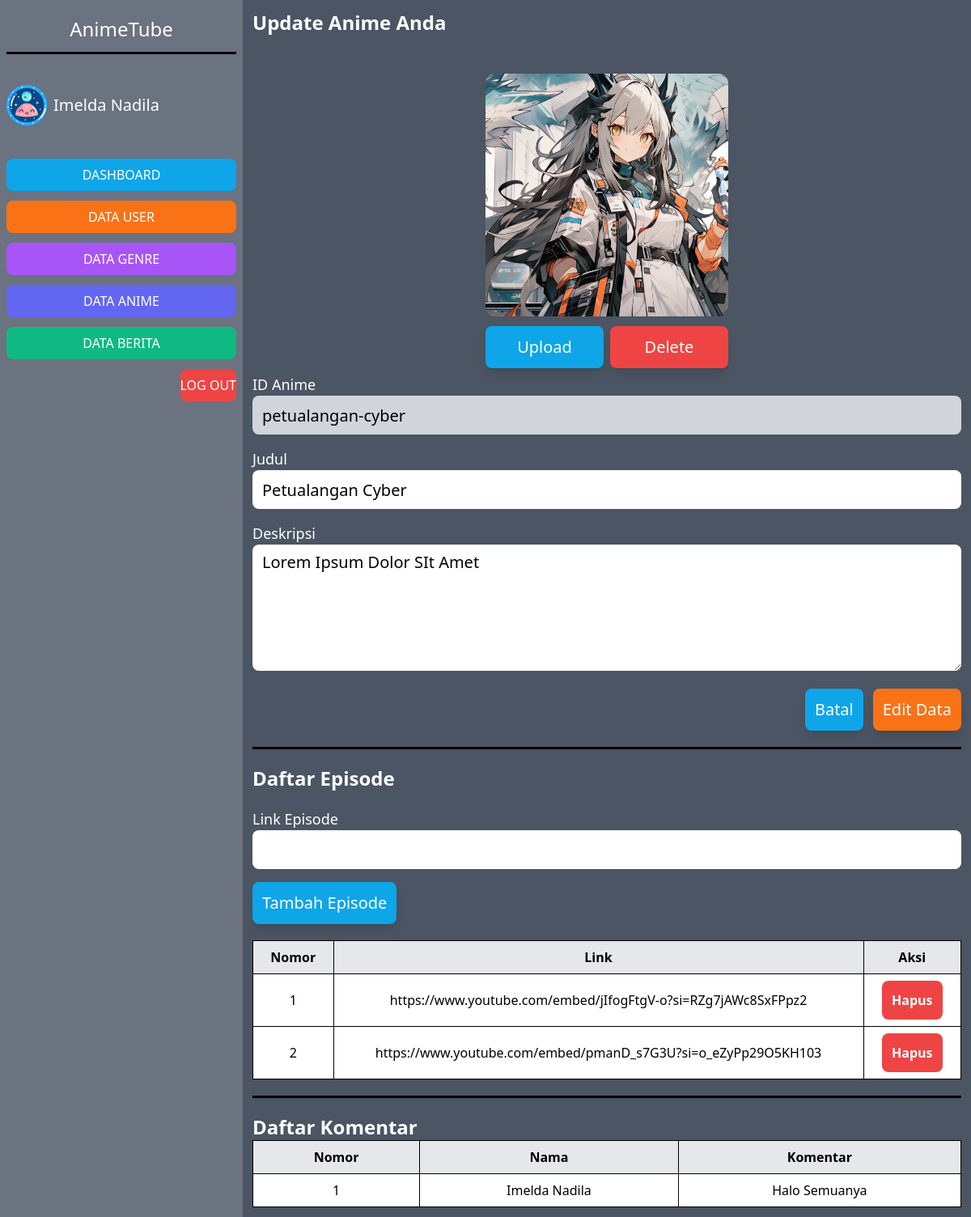
The app's page /public/admin/detailAnime/petualangan-cyber (signed in) with its own data.
### tables this page shows
CREATE TABLE `anime` (
  `id` int NOT NULL,
  `nama` varchar(100) NOT NULL,
  `slug_nama` varchar(100) NOT NULL,
  `sinopsis` text NOT NULL,
  `gambar` text NOT NULL,
  `id_genre` int NOT NULL,
  `id_user` int NOT NULL
);

CREATE TABLE `episode` (
  `id` int NOT NULL,
  `id_anime` varchar(100) NOT NULL,
  `link` text NOT NULL
);

CREATE TABLE `anime_comments` (
  `id` int NOT NULL,
  `anime_id` int NOT NULL,
  `user_id` int NOT NULL,
  `komentar` text NOT NULL
);

CREATE TABLE `user` (
  `id` int NOT NULL,
  `nama` varchar(100) NOT NULL,
  `slug_nama` varchar(100) NOT NULL,
  `email` varchar(50) NOT NULL,
  `password` text NOT NULL,
  `role` varchar(10) NOT NULL,
  `image` text NOT NULL
);

### app/core/Controller.php (called while the page is built, shortened)
<?php
class Controller {
    public function view($view, $data = []) {
        require_once "../app/views/{$view}.php";
    }
    public function model($model) {
        return new $model;
    }
}

### app/controllers/Admin.php (called while the page is built, shortened)
<?php
class Admin extends Controller
{
    public function detailAnime($slug)
    {
        $data['judul'] = 'Master Anime';
        $data['news'] = $this->model('Anime_model')->getAnimesBySlug($slug);
        $data['episodes'] = $this->model('Anime_model')->getEpisodesBySlug($slug);
        $data['comments'] = $this->model('AnimeComment_model')->getCommentsBySlugNews($slug);
        $this->view('admin/anime/detail_anime', $data);
    }
}

### app/core/App.php (called while the page is built, shortened)
<?php
class App
{
    protected $method = 'index';
    protected $params = [];
    public function __construct()
    {
        $url = $this->parseURL();
        if (isset($url[0])) {
            if (file_exists("../app/controllers/{$url[0]}.php")) {
                unset($url[0]);
            }
        }
        $this->controller = new $this->controller;
        if (isset($url[1])) {
            if (method_exists($this->controller, $url[1])) {
                $this->method = $url[1];
                unset($url[1]);
            }
        }
        if (!empty($url)) {
            $this->params =  array_values($url);
        }
        call_user_func_array([$this->controller, $this->method], $this->params);
    }
    public function parseURL()
    {
        if (isset($_GET['url'])) {
            $url = rtrim($_GET['url'], '/');
            $url = filter_var($url, FILTER_SANITIZE_URL);
            $url = explode('/', $url);
            return $url;
        }
    }
}

### public/index.php (called while the page is built, shortened)
<?php
$app = new App;

### app/core/Database.php (called while the page is built, shortened)
<?php
class Database
{
    private $host = DB_HOST;
    private $user = DB_USER;
    private $pass = DB_PASS;
    private $db_name = DB_NAME;
    private $dbh;
    private $stmt;
    public function __construct()
    {
        $dsn = "mysql:host={$this->host};dbname={$this->db_name}";
        $option = [
            PDO::ATTR_PERSISTENT => true,
            PDO::ATTR_ERRMODE => PDO::ERRMODE_EXCEPTION
        ];
        try {
            $this->dbh = new PDO($dsn, $this->user, $this->pass, $option);
        } catch (PDOException $e) {
            die($e->getMessage());
        }
    }
    public function query($query)
    {
        $this->stmt = $this->dbh->prepare($query);
    }
    public function bind($param, $value, $type = null)
    {
        if(is_null($type)) {
            switch (true) {
                default:
                    $type = PDO::PARAM_STR;
            }
        }
        $this->stmt->bindValue($param, $value, $type);
    }
    public function execute()
    {
        $this->stmt->execute();
    }
    public function resultSet()
    {
        $this->execute();
        return $this->stmt->fetchAll(PDO::FETCH_ASSOC);
    }
    public function single()
    {
        $this->execute();
        return $this->stmt->fetch(PDO::FETCH_ASSOC);
    }
}

### app/models/Anime_model.php (called while the page is built, shortened)
<?php
class Anime_model
{
    private $table = 'anime';
    private $db;
    public function __construct()
    {
        $this->db = new Database;
    }
    public function getAnimesBySlug($slug)
    {
        $this->db->query("SELECT * FROM {$this->table} WHERE slug_nama=:slug_nama");
        $this->db->bind('slug_nama', $slug);
        return $this->db->single();
    }
    public function getEpisodesBySlug($slug)
    {
        $this->db->query("SELECT * FROM episode WHERE id_anime = :slug");
        $this->db->bind('slug', $slug);
        return $this->db->resultSet();
    }
}

### app/models/AnimeComment_model.php (called while the page is built, shortened)
<?php
class AnimeComment_model
{
    private $db;
    public function __construct()
    {
        $this->db = new Database;
    }
    public function getCommentsBySlugNews($slug)
    {
        $this->db->query("SELECT anime.*, user.*, anime_comments.*
        FROM anime
        INNER JOIN anime_comments ON anime.id = anime_comments.anime_id
        INNER JOIN user ON anime_comments.user_id = user.id
        WHERE anime.slug_nama =:slug_nama");
        $this->db->bind('slug_nama', $slug);
        return $this->db->resultSet();
    }
}

### app/views/admin/anime/detail_anime.php (the view, shortened to what this page needs)
<div class="h-screen overflow-y-auto col-span-8 lg:col-span-6 bg-gray-600 p-3 flex flex-col">
    <h1 class="text-2xl text-white font-bold">Update Anime Anda</h1>
    <div class="w-full mt-8">
        <form id="beritaForm" action="<?= BASEURL; ?>/admin/updateAnime" method="post" enctype="multipart/form-data">
            <div class="w-[300px] h-[300px] aspect-video my-[15px] mx-auto mb-[70px] rounded-xl">
                <img id="fotoPreview" src="<?= BASEURL; ?>/assets/images/<?= $data['news']['gambar']; ?>" alt="Foto User" loading="lazy" class="w-full h-full object-cover object-center rounded-xl">
                <div class="flex gap-2 mt-3">
                    <button type="button" id="uploadBtn" class="flex-1 bg-sky-500 p-3 rounded-lg shadow-lg flex justify-center items-center text-xl text-white transition duration-150 ease-in-out hover:scale-125">Upload</button>
                    <button type="button" id="deleteBtn" class="flex-1 bg-red-500 p-3 rounded-lg shadow-lg flex justify-center items-center text-xl text-white transition duration-150 ease-in-out hover:scale-125">Delete</button>
                </div>
            </div>
            <div class="mb-4">
                <label for="nama" class="block text-white text-lg">ID Anime</label>
                <input type="text" id="id" name="id" class="h-12 w-full bg-gray-300 rounded-lg text-xl px-3 py-2 cursor-not-allowed" value="<?= $data['news']['slug_nama']; ?>" readonly>
            </div>
            <div class="mb-4">
                <label for="judul" class="block text-white text-lg">Judul</label>
                <input type="text" id="judul" name="judul" class="h-12 w-full bg-white rounded-lg text-xl px-3 py-2" value="<?= $data['news']['nama']; ?>" required>
            </div>
            <div class="mb-4">
                <label for="deskripsi" class="block text-white text-lg">Deskripsi</label>
                <textarea id="deskripsi" name="deskripsi" rows="5" cols="5" class="w-full bg-white rounded-lg text-xl px-3 py-2" required><?= $data['news']['sinopsis']; ?></textarea>
            </div>
            <div class="flex justify-end gap-3">
                <a href="<?= BASEURL; ?>/admin/anime/" class="bg-sky-500 p-3 rounded-lg shadow-lg flex justify-center items-center text-xl text-white transition duration-150 ease-in-out hover:scale-105">Batal</a>
                <button type="submit" class="bg-orange-500 p-3 rounded-lg shadow-lg flex justify-center items-center text-xl text-white transition duration-150 ease-in-out hover:scale-105">Edit Data</button>
            </div>
        </form>
    </div>
    <div>
        <div class="h-[3px] bg-black my-5"></div>
        <h1 class="text-2xl text-white font-bold">Daftar Episode</h1>
        <div class="my-5">
            <form id="formTambahEpisode">
                <div class="mb-4">
                    <label for="link" class="block text-white text-lg">Link Episode</label>
                    <input type="text" id="link" name="link" class="h-12 w-full bg-white rounded-lg text-xl px-3 py-2" required>
                </div>
                <button type="submit" class="bg-sky-500 p-3 rounded-lg shadow-lg flex justify-center items-center text-xl text-white transition duration-150 ease-in-out hover:scale-105">Tambah Episode</button>
            </form>
        </div>
        <div class="w-full overflow-y-auto">
            <table class="w-full table-auto text-center bg-white border border-black border-collapse">
                <thead class="bg-gray-200">
                    <tr>
                        <th class="border border-black px-4 py-2">Nomor</th>
                        <th class="border border-black px-4 py-2">Link</th>
                        <th class="border border-black px-4 py-2">Aksi</th>
                    </tr>
                </thead>
                <tbody id="episodeList">
                    <?php $no_urut = 1; ?>
                    <?php foreach ($data['episodes'] as $episode) : ?>
                        <tr>
                            <td class="border border-black px-4 py-2"><?= $no_urut ?></td>
                            <td class="border border-black px-4 py-2"><?= $episode['link']; ?></td>
                            <td class="border border-black px-4 py-2">
                                <div class="flex justify-center gap-2">
                                    <form action="<?= BASEURL; ?>/admin/hapusEpisode/<?= $episode['link'] ?>" method="post" class="delete-form">
                                        <button type="button" class="delete-button bg-red-500 hover:scale-105 text-white font-bold p-3 rounded-lg transition duration-150 ease-in-out">Hapus</button>
                                    </form>
                                </div>
                            </td>
                        </tr>
                        <?php $no_urut++; ?>
                    <?php endforeach; ?>
                </tbody>
            </table>
        </div>
    </div>
    <div>
        <div class="h-[3px] bg-black my-5"></div>
        <h1 class="text-2xl text-white font-bold">Daftar Komentar</h1>
        <div class="w-full overflow-y-auto">
            <table class="w-full table-auto text-center bg-white border border-black border-collapse">
                <thead class="bg-gray-200">
                    <tr>
                        <th class="border border-black px-4 py-2">Nomor</th>
                        <th class="border border-black px-4 py-2">Nama</th>
                        <th class="border border-black px-4 py-2">Komentar</th>
                    </tr>
                </thead>
                <tbody>
                    <?php $no_urut = 1; ?>
                    <?php foreach ($data['comments'] as $comment) : ?>
                        <tr>
                            <td class="border border-black px-4 py-2"><?= $no_urut ?></td>
                            <td class="border border-black px-4 py-2"><?= $comment['nama']; ?></td>
                            <td class="border border-black px-4 py-2"><?= $comment['komentar']; ?></td>
                        </tr>
                        <?php $no_urut++; ?>
                    <?php endforeach; ?>
                </tbody>
            </table>
        </div>
    </div>
</div>

### records on screen
anime: gambar (picture), id "petualangan-cyber", judul "Petualangan Cyber", deskripsi "Lorem Ipsum Dolor SIt Amet"
episode: link "https://www.youtube.com/embed/jIfogFtgV-o?si=RZg7jAWc8SxFPpz2"
episode: link "https://www.youtube.com/embed/pmanD_s7G3U?si=o_eZyPp29O5KH103"
anime_comments: user.nama "Imelda Nadila", komentar "Halo Semuanya"

### other values on screen
$_SESSION['user']['nama'] "Imelda Nadila"
